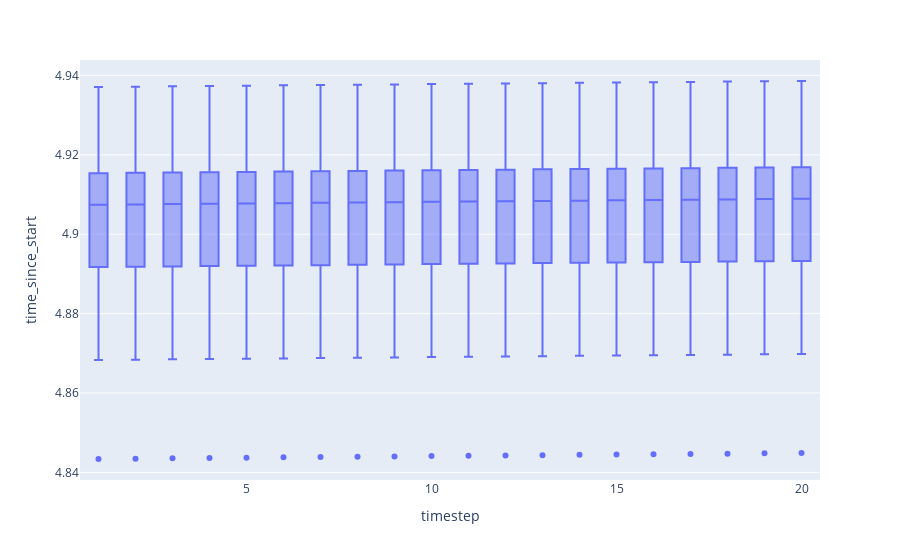

The notebook cell this image was saved under:
### Code cell
from cadCAD_tools.profiling.visualizations import visualize_elapsed_time_per_ts

visualize_elapsed_time_per_ts(df, relative=False)

### Figure 1 — Plotly figure (JSON) as saved in the notebook; plotly's stock layout.template omitted (floating-point values rounded to 4 significant figures; data arrays with more than 128 entries replaced by an {"elided": "..."} marker saying what was removed)
{"data": [{"alignmentgroup": "True", "hovertemplate": "timestep=%{x}<br>time_since_start=%{y}<extra></extra>", "legendgroup": "", "marker": {"color": "#636efa"}, "name": "", "notched": false, "offsetgroup": "", "orientation": "v", "showlegend": false, "type": "box", "x": {"elided": "210 int values"}, "x0": " ", "xaxis": "x", "y": {"elided": "210 float values"}, "y0": " ", "yaxis": "y"}], "layout": {"boxmode": "group", "legend": {"tracegroupgap": 0}, "margin": {"t": 60}, "xaxis": {"anchor": "y", "domain": [0, 1], "title": {"text": "timestep"}}, "yaxis": {"anchor": "x", "domain": [0, 1], "title": {"text": "time_since_start"}}}}
